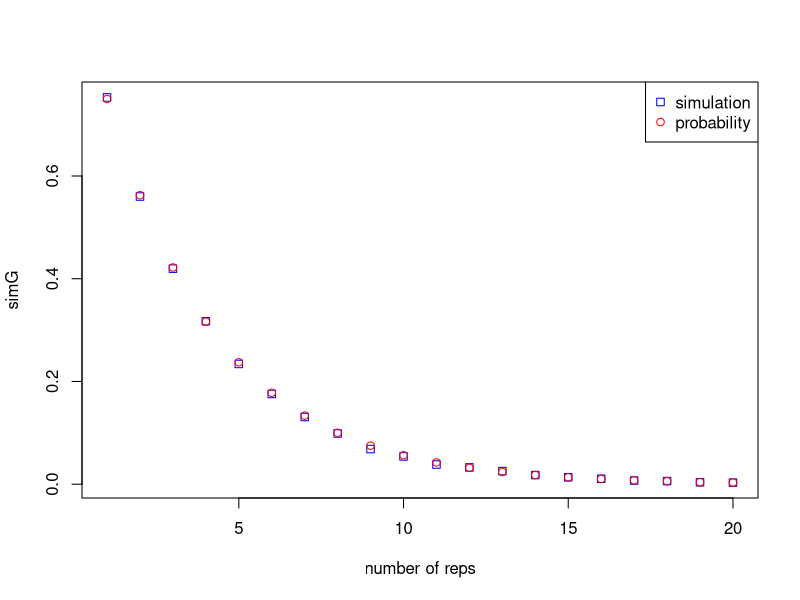
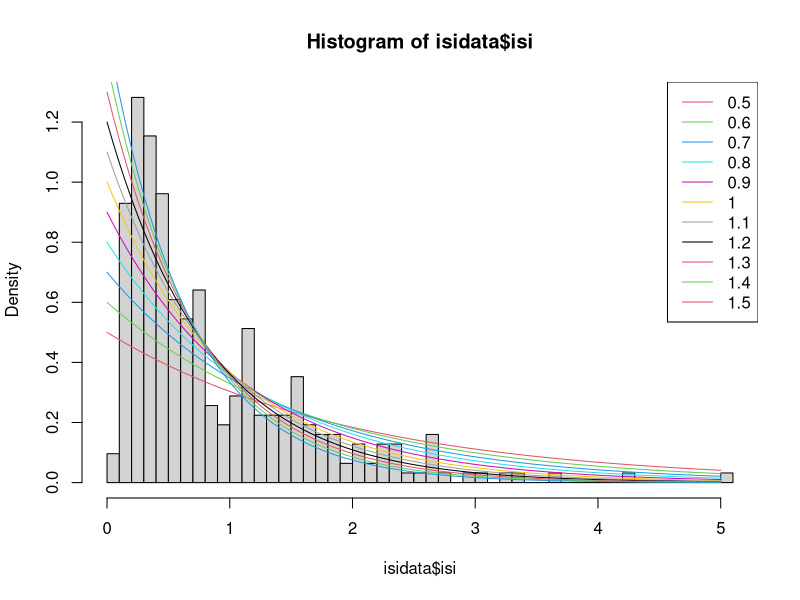
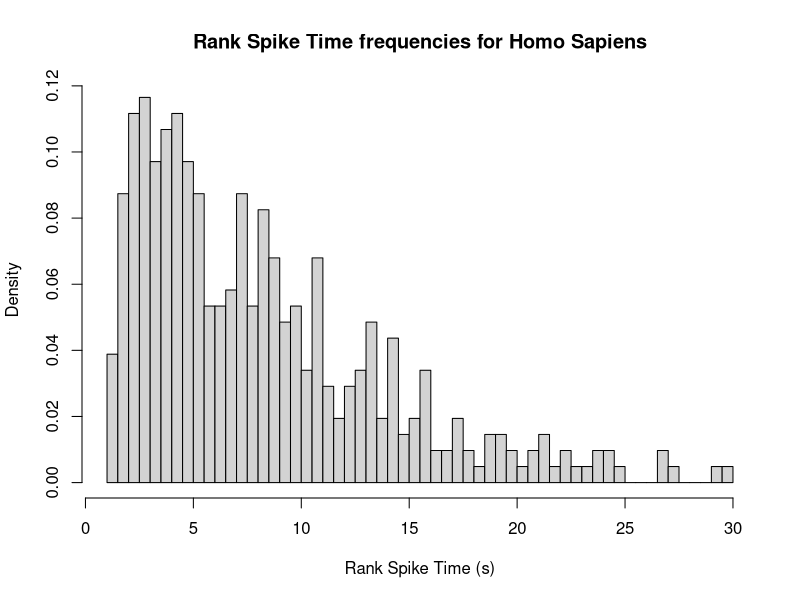
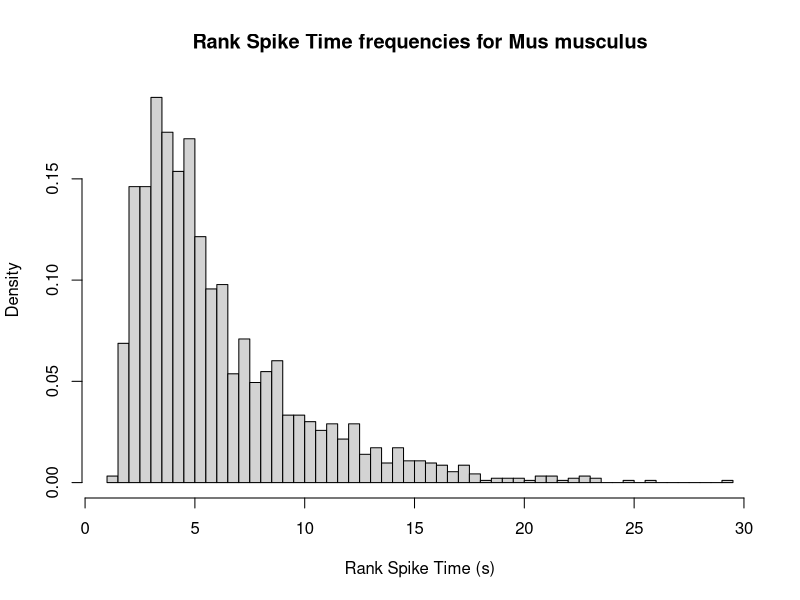
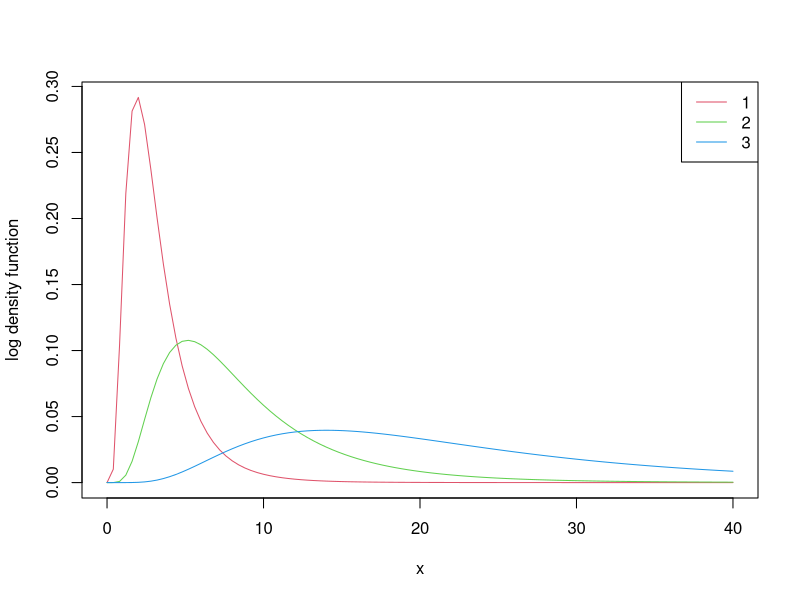
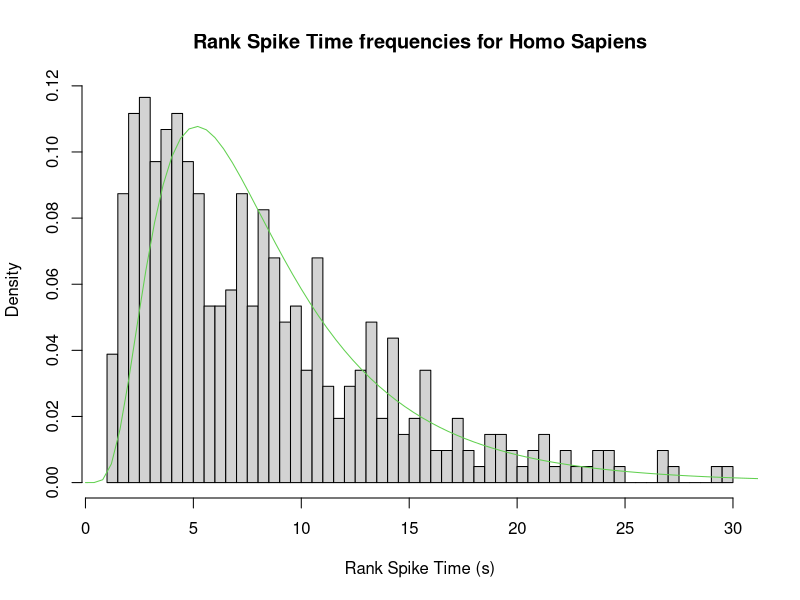

Write the R code that produced these figures, in order.
## ---- chunk 1
offspringG <- function(Parent1, Parent2){
  Allele1 <- sample(unlist(strsplit(Parent1, split = "")), replace = TRUE, size=1)
  Allele2 <- sample(unlist(strsplit(Parent2, split = "")), replace = TRUE, size=1)
  return(paste(Allele1, Allele2, sep = ""))
}


offspringP <- function(Genotype){
  Phenotype <- ""
  if (Genotype == "ii"){
    Phenotype <- "Type O"
  }
  if (Genotype == "AB" | Genotype == "BA"){
    Phenotype <- "Type AB"
  }
  if (Genotype == "iB" | Genotype == "Bi" | Genotype == "BB"){
    Phenotype <- "Type B"
  }
  if (Genotype == "iA" | Genotype == "Ai" | Genotype == "AA"){
    Phenotype <- "Type A"
  }
  return(Phenotype)
}
## ---- chunk 2
offspingiAiA <- c()
for(i in 1:1000){
  offspingiAiA[i] <- offspringG("iA", "iA")
}
sum(offspingiAiA == "ii")/length(offspingiAiA)
sum(offspingiAiA != "AA")/length(offspingiAiA)
## ---- chunk 3
secondGen <- c()

for(i in 1:1000){
  A <- offspringG("iA", "iB")
  B <- offspringG("AB", "AB")
  C <- offspringP(offspringG(A, B))
  secondGen[i] <- C
}

secondGen
## ---- chunk 4
ACGsim <- function(reps){
  count = 0
  
  for(i in 1:reps){
    sqce_5 <- paste(sample(c("A", "T", "G", "C"), replace = TRUE, size = 5), collapse = "")
    
    if(grepl("ACG", sqce_5, fixed = TRUE)){
      count <- count + 1
    }
  }
  return(count/reps)
}
ACGsim(10000)
## ---- chunk 5
Gsim <- function(reps, length = 10){
  sqces_with_G <- 0
  for(i in 1:reps){
    seq <- sample(c("A", "C", "T", "G"), replace =TRUE, size = length)
    if ("G" %in% seq){
      sqces_with_G <- sqces_with_G + 1
    }
  }
  sqces_with_no_G <- reps - sqces_with_G
  return(sqces_with_no_G/reps)
}

Gsim(10000)
## ---- chunk 6
simG <- c()
pG <- c()
for(i in 1:20){
  simG[i] <- Gsim(10000, length = i)
  pG[i] <- dbinom(i, size = i, prob = 0.75)
}

plot(1:20, simG, col = "blue", pch = 0, xlab = "number of reps")
points(1:20, pG, col = "red", pch = 1)
legend("topright",legend = c("simulation", "probability"), 
       col = c("blue", "red"), pch = c(0, 1))
## ---- chunk 7
isidata <- read.table("neuronspikes.txt", col.names = "isi")
hist(isidata$isi, breaks = 50, probability = TRUE)

for(i in seq(0.5, 1.5, 0.1)){
  curve(dexp((x), rate = i), from = 0, to = 5, col= (i*10)-3, add = TRUE)
}

legend("topright", legend=c(seq(0.5,1.5,0.1)), 
       col=c(2:length(seq(0.5,1.5,0.1))), lty = 1)
## ---- chunk 8
pexp(1, rate = 1.5)
pexp(1.5, rate = 1.5) - pexp(0.5, rate = 1.5)
## ---- chunk 9
cells <- read.csv("cell_types.csv", na.strings = "")
## ---- chunk 10
sum(cells$donor__species == "Homo Sapiens") / length(cells[,1])
## ---- chunk 11
hist(cells$ef__peak_t_ramp[cells$donor__species == "Homo Sapiens"], 
     proba = TRUE,  xlab = "Rank Spike Time (s)", 
     breaks = 50, main = "Rank Spike Time frequencies for Homo Sapiens")

hist(cells$ef__peak_t_ramp[cells$donor__species == "Mus musculus"], 
     proba = TRUE, xlab = "Rank Spike Time (s)", 
     breaks = 50, main = "Rank Spike Time frequencies for Mus musculus")
## ---- chunk 12
first_plot = FALSE

for(i in 1:3){
  curve(dlnorm(x, sdlog = 0.6, meanlog = i), from = 0, to = 40, 
        add = first_plot, col = i+1, ylab = "log density function")
  first_plot = TRUE
}

legend("topright", legend = 1:3, col = 2:4, lty = 1)
## ---- chunk 13
hist(cells$ef__peak_t_ramp[cells$donor__species == "Homo Sapiens"], 
     proba = TRUE,  xlab = "Rank Spike Time (s)", 
     breaks = 50, main = "Rank Spike Time frequencies for Homo Sapiens")

curve(dlnorm(x, sdlog = 0.6, meanlog = 2), 
      from = 0, to = 40, add = TRUE, 
      col = 3, ylab = "log density function")
## ---- chunk 14
sum(cells$donor__species == "Homo Sapiens" & cells$donor__sex == "Male")
sum(cells$donor__species == "Homo Sapiens" & cells$donor__sex == "Female")
